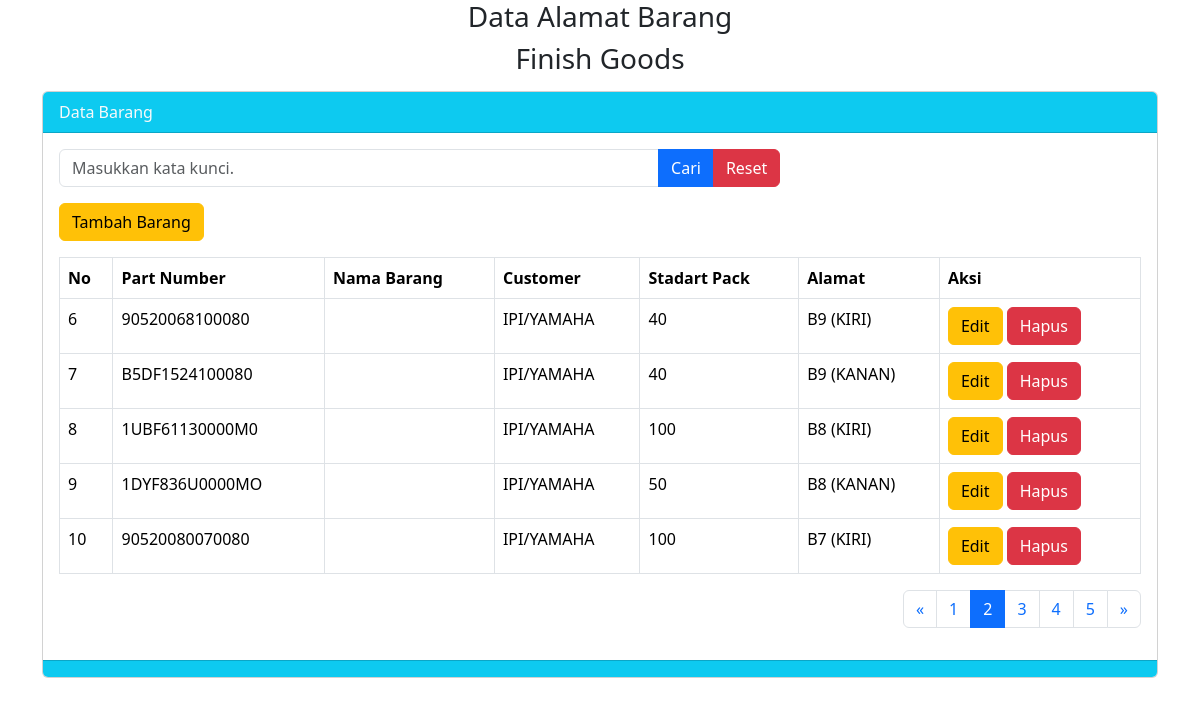
The page /?halaman=2 on the database its author committed.
### tables this page shows
CREATE TABLE `tbbarang` (
  `id_barang` int(15) NOT NULL,
  `part_number` varchar(25) NOT NULL,
  `nama` varchar(100) NOT NULL,
  `customer` varchar(100) NOT NULL,
  `standart_pack` varchar(15) NOT NULL,
  `alamat` varchar(70) NOT NULL
);

### index.php (the view, shortened to what this page needs)
    <?php
    $server = "localhost";
    $user = "root";
    $password = "rahasia";
    $database = "dbfgstore";
    $koneksi = mysqli_connect($server, $user, $password, $database) or die(mysqli_error($koneksi));
    ?>
<!doctype html>
<html lang="en">
  <head>
    <link href="https://cdn.jsdelivr.net/npm/bootstrap@5.3.3/dist/css/bootstrap.min.css" rel="stylesheet">
  </head>
  <body>
    <div class="container">
        <h3 class="text-center">Data Alamat Barang</h3>
        <h3 class="text-center">Finish Goods</h3>
        <div class="card mt-3">
        <div class="card-header bg-info text-light">
        Data Barang
        </div>
          <div class="card-body">
            <div class="col-md-8">
                <form method="POST">
                <div class="input-group mb-3">
                    <input type="text" name="tcari" value="<?= @$_POST['tcari']?>" class="form-control" placeholder="Masukkan kata kunci.">
                    <button class="btn btn-primary" type="submit" name="bcari">Cari</button>
                    <button class="btn btn-danger" type="reset" name="breset2">Reset</button>
                </div>
                <a href="tampil.php" class="btn btn-warning" >Tambah Barang</a>
                </form>
            </div>
            <table class="table table-stripped table-hover table-bordered">
                <tr>
                    <th>No</th>
                    <th>Part Number</th>
                    <th>Nama Barang</th>
                    <th>Customer</th>
                    <th>Stadart Pack</th>
                    <th>Alamat</th>
                    <th>Aksi</th>
                </tr>
                <?php
                if(isset($_POST['bcari'])) {
                    $keyword = $_POST['tcari'];
                    $_SESSION['tcari'] = $keyword;
                    $q = "SELECT * FROM tbbarang WHERE part_number LIKE '%$keyword%' OR customer LIKE '%$keyword%' OR
                    alamat LIKE '%$keyword%' ORDER BY id_barang desc";
                } else {
                    $jumlahdataperhalaman = 5;
                    $b = mysqli_query($koneksi, "SELECT * FROM tbbarang");
                    $jumlahdata = mysqli_num_rows($b);
                    $jumlahhalaman = ceil($jumlahdata/$jumlahdataperhalaman);
                    $halamanaktif = (isset($_GET['halaman']) ? $_GET['halaman'] : 1);
                    $awaldata = ($jumlahdataperhalaman * $halamanaktif) - $jumlahdataperhalaman;
                    $jumlahlink = 3;
                    if($halamanaktif > $jumlahlink) {
                        $startnumber = $halamanaktif - $jumlahlink;
                    } else {
                        $startnumber = 1;
                    }
                    if($halamanaktif < ($jumlahhalaman - $jumlahlink)) {
                        $endnumber = $halamanaktif + $jumlahlink;
                    } else {
                        $endnumber = $jumlahhalaman;
                    }
                    $q = "SELECT * FROM tbbarang order by id_barang desc limit $awaldata, $jumlahdataperhalaman";
                }
                $tampil = mysqli_query($koneksi, $q );
                while ($data = mysqli_fetch_array($tampil)) :
                ?>
                <tr>
                    <td><?= $awaldata += 1?></td>
                    <td><?= $data['part_number']?></td>
                    <td><?= $data['nama']?></td>
                    <td><?= $data['customer']?></td>
                    <td><?= $data['standart_pack']?></td>
                    <td><?= $data['alamat']?></td>
                    <td>
                        <a href="tampil.php?hal=edit&id=<?= $data['id_barang']?>" class="btn btn-warning">Edit</a>
                        <a href="tampil.php?hal=hapus&id=<?= $data['id_barang']?>" class="btn btn-danger" onclick="return confirm('Apakah anda yakin akan menghapus data ini?')">Hapus</a>
                    </td>
                </tr>
                <?php endwhile; ?>
            </table>
            <div class="mt-2 justify-content-end d-flex">
                            <nav aria-label="Page navigation example">
                <ul class="pagination">
                    <?php if ($halamanaktif > 1 ) :?>
                    <li class="page-item">
                    <a class="page-link" href="?halaman=<?= $halamanaktif - 1?>" aria-label="Previous">
                        <span aria-hidden="true">&laquo;</span>
                    </a>
                    </li>
                    <?php endif ;?>
                    <?php for ($i = $startnumber; $i<= $endnumber; $i++) :?>
                    <?php if ($i == $halamanaktif) :?>
                        <li class="page-item active"><a class="page-link" href="?halaman=<?= $i ;?>"><?= $i ;?></a></li>
                    <?php else :?>
                        <li class="page-item"><a class="page-link" href="?halaman=<?= $i;?>"><?= $i;?></a></li>
                    <?php endif ;?>
                    <?php endfor;?>
                    <?php if ($halamanaktif < $jumlahhalaman ) :?>
                    <li class="page-item">
                    <a class="page-link" href="?halaman=<?= $halamanaktif + 1?>" aria-label="Next">
                        <span aria-hidden="true">&raquo;</span>
                    </a>
                    </li>
                    <?php endif;?>
                </ul>
                </nav>
            </div>
        </div>
        <div class="card-footer bg-info">
        </div>
        </div>
    </div>
  </body>
</html>

### rows shown on the page
tbbarang: awaldata "6", part_number "90520068100080", customer "IPI/YAMAHA", standart_pack "40", alamat "B9 (KIRI)"
tbbarang: awaldata "7", part_number "B5DF1524100080", customer "IPI/YAMAHA", standart_pack "40", alamat "B9 (KANAN)"
tbbarang: awaldata "8", part_number "1UBF61130000M0", customer "IPI/YAMAHA", standart_pack "100", alamat "B8 (KIRI)"
tbbarang: awaldata "9", part_number "1DYF836U0000MO", customer "IPI/YAMAHA", standart_pack "50", alamat "B8 (KANAN)"
tbbarang: awaldata "10", part_number "90520080070080", customer "IPI/YAMAHA", standart_pack "100", alamat "B7 (KIRI)"
